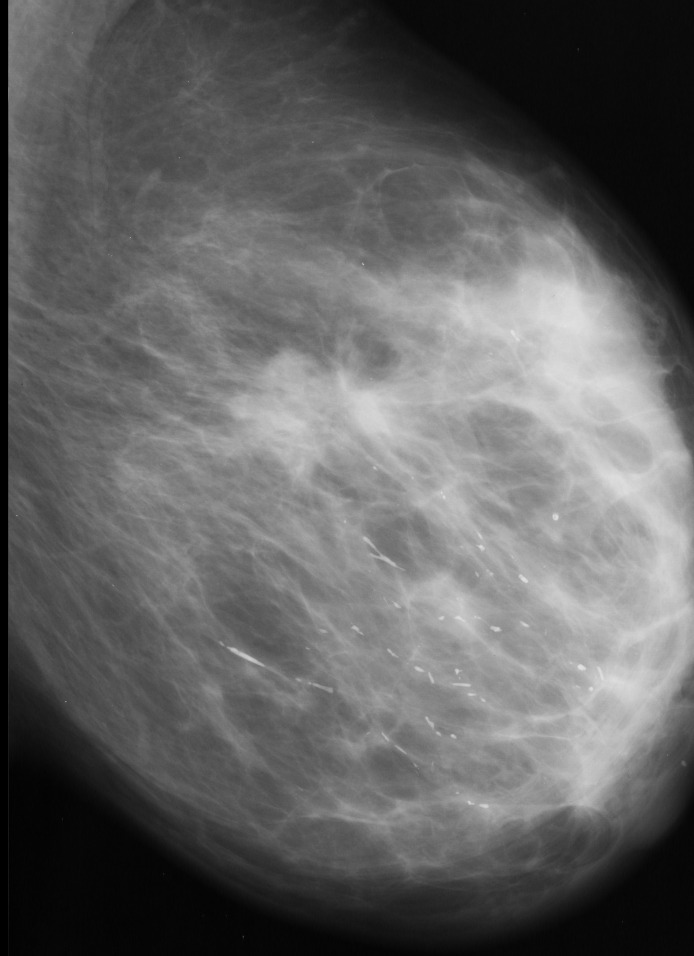
#> input picture Trabalhos/Trabalho1/imagem.png, 694 x 956 px
$ python Trabalho01.py
#> lines starting #> are read from the running program, lines starting #| are printed output that depends on the picture; after the words box and inside, x2 and y2 are one past the last pixel; in counts of white or black regions, pixels touching at a corner belong together
#Trabalho 01 Artur Dallagnelo e MAik Carminati
from matplotlib import pyplot as plt
import numpy as np
import cv2

imagem = cv2.imread('imagem.png')
#> imagem is the input picture: shape (956, 694, 3); min 0, max 227, mean 98.1
plt.imshow(imagem, 'gray')
plt.title('Primeira Imagem')
plt.show()

marcador = np.ones((5, 5), np.uint8)
abrir = cv2.morphologyEx(imagem, cv2.MORPH_OPEN, marcador)
fechar = cv2.morphologyEx(imagem, cv2.MORPH_OPEN, marcador)
aHat = cv2.subtract(imagem, abrir)
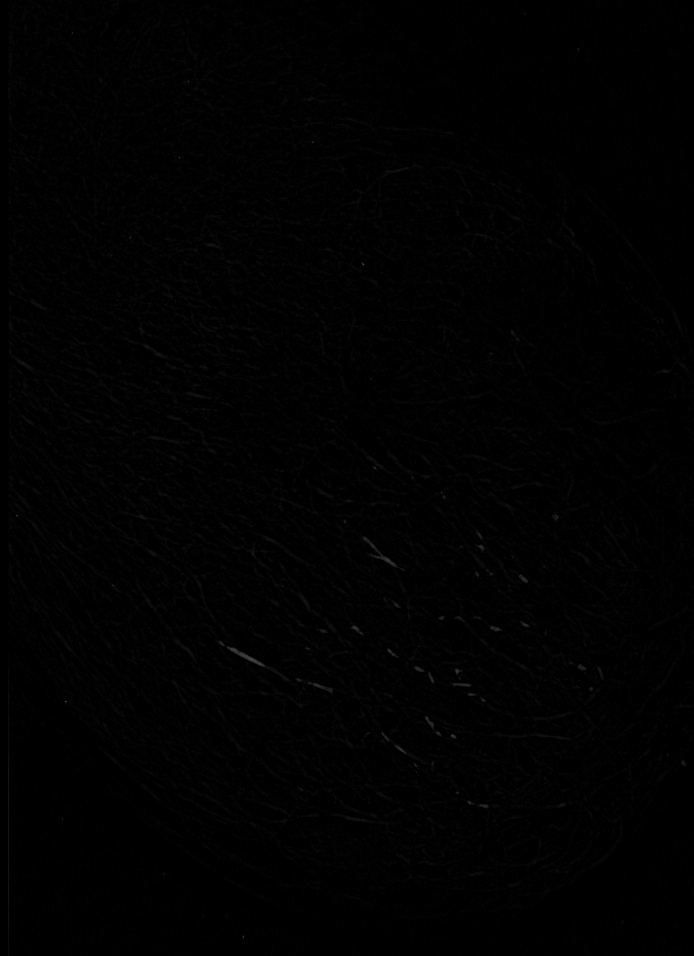
#> aHat: shape (956, 694, 3); min 0, max 74, mean 1.3
fHat = cv2.subtract(fechar, imagem)
#> fHat: shape (956, 694, 3); every value is 0
abrirImagem = cv2.add(imagem, aHat)
imagemDestaque = cv2.subtract(abrirImagem, fHat)
dilatar = cv2.dilate(imagem, marcador, iterations=1)
microCalcificacao = cv2.subtract(imagemDestaque, dilatar)
(T, aplicacao) = cv2.threshold(microCalcificacao, 50, 255, cv2.THRESH_BINARY)
#> aplicacao: shape (956, 694, 3); 0.01% white in thin lines or dots, all inside (x1, y1, x2, y2) = (16, 237, 453, 937)
plt.imshow(aplicacao, 'gray')
plt.title('Ultima Imagem')
plt.show()
